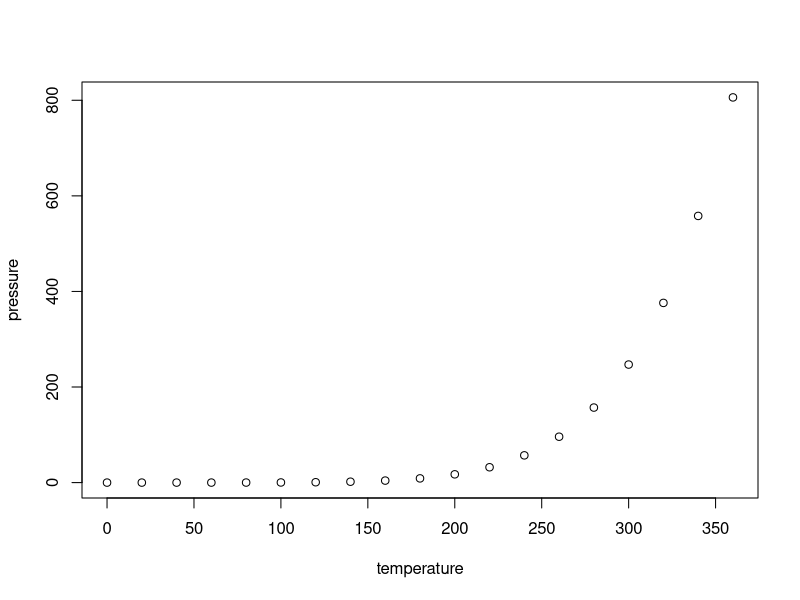
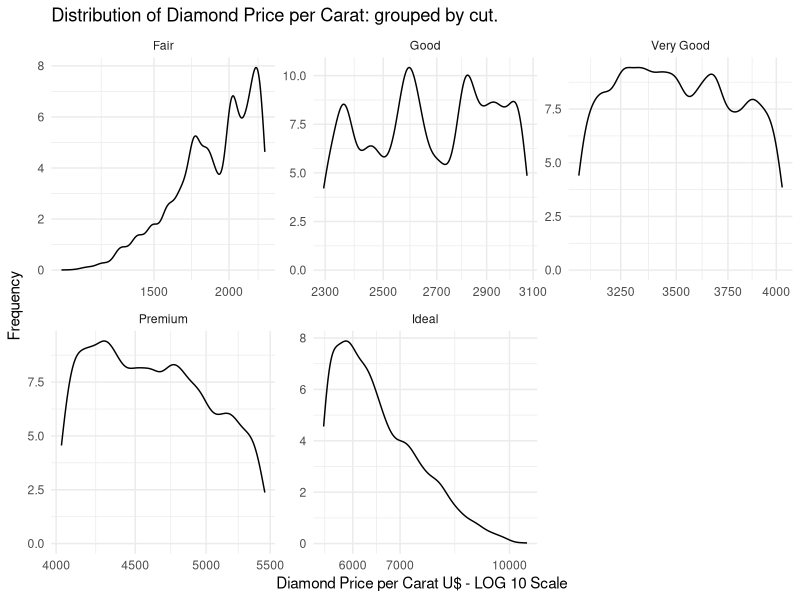

Here is the R script that generated these plots, in order:
## ---- chunk 1
knitr::opts_chunk$set(echo = TRUE)
## ---- chunk 2
summary(cars)
## ---- chunk 3
plot(pressure)
## ---- chunk 4
library(dplyr)
library(ggplot2)
## ---- chunk 5
data <- read.csv("Ex1.csv")
summary(data)
## ---- chunk 6
ncol(data)
nrow(data)
## ---- chunk 7
data <- data %>% rename(color=c0lor)
data <- data %>% rename(price=prise)
## ---- chunk 8
data <- data %>% select(-color)
## ---- chunk 9
skimr::skim(data)
data <- data %>% filter(!is.na(clarity))
## ---- chunk 10
mean(data$carat)
sd(data$carat)
mean(data$price)
sd(data$price)
## ---- chunk 11
data$cut <- factor(data$cut, levels = c("Fair", "Good", "Very Good", "Premium", "Ideal"), ordered = TRUE)
## ---- chunk 12
ggplot(data = data, aes(x=price/carat))+
  geom_density()+
  facet_wrap(~(cut), scale = "free")+
  scale_x_log10()+
  ggtitle("Distribution of Diamond Price per Carat: grouped by cut.") + 
  xlab("Diamond Price per Carat U$ - LOG 10 Scale") + 
  ylab("Frequency") + 
  theme_minimal()
